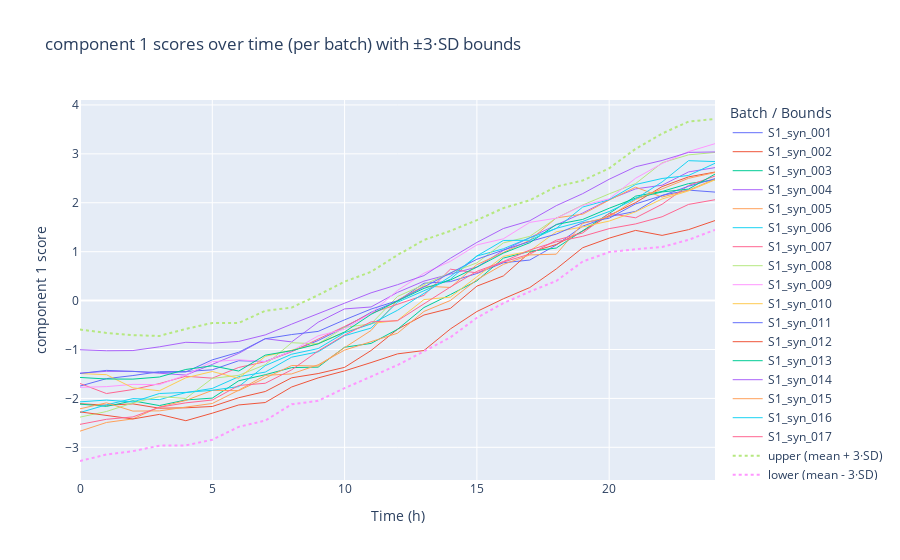
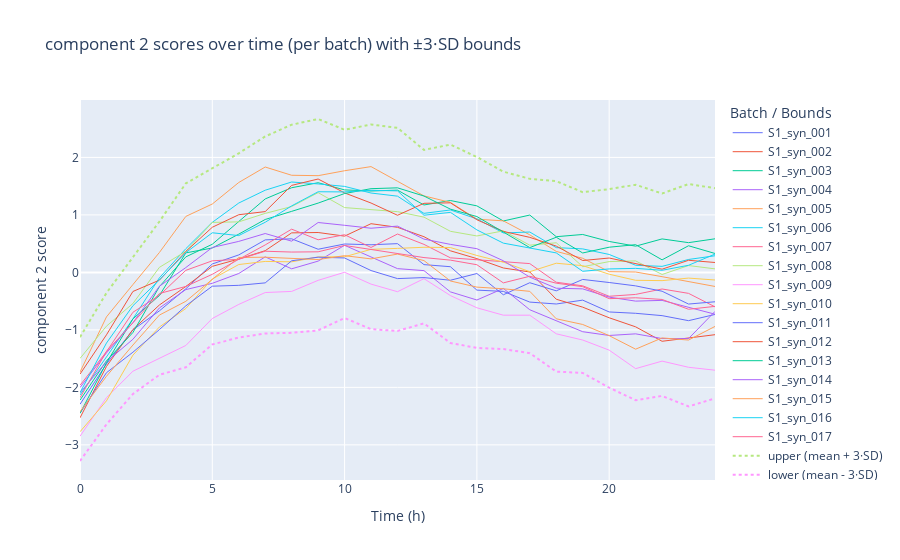
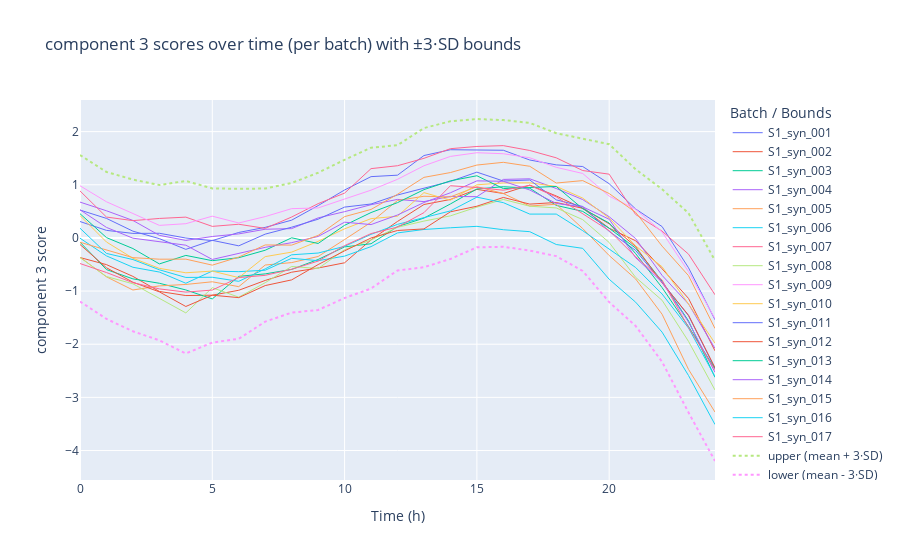

Source (notebook cell) for these figures, in order:
### Code cell
# Training-only visualization
plot_component_with_bounds(
    bem_model["X_T_train"],
    bem_model["summary_df"],
    components=3
)

### Figure 1 — Plotly figure (JSON) as saved in the notebook; plotly's stock layout.template omitted (floating-point values rounded to 4 significant figures)
{"data": [{"hovertemplate": "time: %{x}<br>score: %{y}<extra>S1_syn_001</extra>", "line": {"width": 1}, "mode": "lines", "name": "S1_syn_001", "type": "scatter", "x": [0, 1, 2, 3, 4, 5, 6, 7, 8, 9, 10, 11, 12, 13, 14, 15, 16, 17, 18, 19, 20, 21, 22, 23, 24], "y": [-1.748, -1.596, -1.533, -1.454, -1.45, -1.415, -1.229, -1.245, -1.036, -0.8165, -0.5453, -0.2404, -0.009423, 0.3554, 0.3884, 0.5533, 0.7737, 0.8292, 1.137, 1.523, 1.716, 1.825, 2.151, 2.259, 2.218]}, {"hovertemplate": "time: %{x}<br>score: %{y}<extra>S1_syn_002</extra>", "line": {"width": 1}, "mode": "lines", "name": "S1_syn_002", "type": "scatter", "x": [0, 1, 2, 3, 4, 5, 6, 7, 8, 9, 10, 11, 12, 13, 14, 15, 16, 17, 18, 19, 20, 21, 22, 23, 24], "y": [-2.109, -2.139, -2.112, -2.2, -2.192, -2.165, -1.986, -1.859, -1.578, -1.492, -1.365, -1.021, -0.5872, -0.295, -0.1591, 0.2953, 0.504, 0.9846, 1.147, 1.42, 1.74, 2.003, 2.331, 2.529, 2.628]}, {"hovertemplate": "time: %{x}<br>score: %{y}<extra>S1_syn_003</extra>", "line": {"width": 1}, "mode": "lines", "name": "S1_syn_003", "type": "scatter", "x": [0, 1, 2, 3, 4, 5, 6, 7, 8, 9, 10, 11, 12, 13, 14, 15, 16, 17, 18, 19, 20, 21, 22, 23, 24], "y": [-2.116, -2.163, -2.049, -2.147, -2.031, -1.994, -1.639, -1.516, -1.371, -1.36, -0.9535, -0.8753, -0.5875, -0.1419, 0.1233, 0.4038, 0.868, 1.008, 1.074, 1.424, 1.781, 2.136, 2.231, 2.392, 2.47]}, {"hovertemplate": "time: %{x}<br>score: %{y}<extra>S1_syn_004</extra>", "line": {"width": 1}, "mode": "lines", "name": "S1_syn_004", "type": "scatter", "x": [0, 1, 2, 3, 4, 5, 6, 7, 8, 9, 10, 11, 12, 13, 14, 15, 16, 17, 18, 19, 20, 21, 22, 23, 24], "y": [-1.483, -1.447, -1.447, -1.491, -1.523, -1.304, -1.078, -0.7788, -0.8447, -0.4425, -0.1702, -0.1306, 0.1673, 0.3983, 0.5434, 0.6861, 1.025, 1.295, 1.548, 1.791, 2.067, 2.285, 2.359, 2.631, 2.719]}, {"hovertemplate": "time: %{x}<br>score: %{y}<extra>S1_syn_005</extra>", "line": {"width": 1}, "mode": "lines", "name": "S1_syn_005", "type": "scatter", "x": [0, 1, 2, 3, 4, 5, 6, 7, 8, 9, 10, 11, 12, 13, 14, 15, 16, 17, 18, 19, 20, 21, 22, 23, 24], "y": [-2.67, -2.492, -2.419, -2.177, -2.041, -1.836, -1.841, -1.589, -1.327, -1.338, -0.9618, -0.6116, 0.009704, 0.2972, 0.2686, 0.7353, 0.9838, 1.232, 1.691, 1.767, 2.055, 2.319, 2.117, 2.258, 2.483]}, {"hovertemplate": "time: %{x}<br>score: %{y}<extra>S1_syn_006</extra>", "line": {"width": 1}, "mode": "lines", "name": "S1_syn_006", "type": "scatter", "x": [0, 1, 2, 3, 4, 5, 6, 7, 8, 9, 10, 11, 12, 13, 14, 15, 16, 17, 18, 19, 20, 21, 22, 23, 24], "y": [-2.289, -2.131, -2.003, -2.025, -1.881, -1.796, -1.556, -1.462, -1.157, -1.048, -0.7175, -0.562, -0.03381, 0.2072, 0.4371, 0.9109, 1.059, 1.284, 1.475, 1.913, 2.063, 2.374, 2.497, 2.559, 2.808]}, {"hovertemplate": "time: %{x}<br>score: %{y}<extra>S1_syn_007</extra>", "line": {"width": 1}, "mode": "lines", "name": "S1_syn_007", "type": "scatter", "x": [0, 1, 2, 3, 4, 5, 6, 7, 8, 9, 10, 11, 12, 13, 14, 15, 16, 17, 18, 19, 20, 21, 22, 23, 24], "y": [-1.695, -1.9, -1.818, -1.697, -1.547, -1.586, -1.367, -1.25, -1.046, -0.7939, -0.5287, -0.2587, -0.07951, 0.1078, 0.642, 0.567, 0.7897, 0.9497, 1.235, 1.383, 1.782, 1.693, 1.97, 2.354, 2.547]}, {"hovertemplate": "time: %{x}<br>score: %{y}<extra>S1_syn_008</extra>", "line": {"width": 1}, "mode": "lines", "name": "S1_syn_008", "type": "scatter", "x": [0, 1, 2, 3, 4, 5, 6, 7, 8, 9, 10, 11, 12, 13, 14, 15, 16, 17, 18, 19, 20, 21, 22, 23, 24], "y": [-2.383, -2.268, -2.091, -1.963, -2.001, -1.59, -1.528, -1.311, -0.8608, -0.8861, -0.5464, -0.476, 0.08459, 0.3336, 0.5675, 0.7711, 1.179, 1.314, 1.687, 1.954, 2.182, 2.393, 2.818, 2.98, 3.028]}, {"hovertemplate": "time: %{x}<br>score: %{y}<extra>S1_syn_009</extra>", "line": {"width": 1}, "mode": "lines", "name": "S1_syn_009", "type": "scatter", "x": [0, 1, 2, 3, 4, 5, 6, 7, 8, 9, 10, 11, 12, 13, 14, 15, 16, 17, 18, 19, 20, 21, 22, 23, 24], "y": [-1.774, -1.759, -1.713, -1.718, -1.52, -1.249, -1.21, -1.248, -1.032, -0.721, -0.5845, -0.2592, 0.2081, 0.5589, 0.8034, 1.139, 1.263, 1.599, 1.685, 1.946, 2.081, 2.501, 2.803, 3.046, 3.209]}, {"hovertemplate": "time: %{x}<br>score: %{y}<extra>S1_syn_010</extra>", "line": {"width": 1}, "mode": "lines", "name": "S1_syn_010", "type": "scatter", "x": [0, 1, 2, 3, 4, 5, 6, 7, 8, 9, 10, 11, 12, 13, 14, 15, 16, 17, 18, 19, 20, 21, 22, 23, 24], "y": [-1.491, -1.515, -1.785, -1.844, -1.578, -1.45, -1.589, -1.14, -1.014, -0.8783, -0.6505, -0.4692, -0.4059, 0.0208, 0.07116, 0.4948, 0.9034, 1.014, 1.406, 1.507, 1.626, 1.817, 2.078, 2.243, 2.468]}, {"hovertemplate": "time: %{x}<br>score: %{y}<extra>S1_syn_011</extra>", "line": {"width": 1}, "mode": "lines", "name": "S1_syn_011", "type": "scatter", "x": [0, 1, 2, 3, 4, 5, 6, 7, 8, 9, 10, 11, 12, 13, 14, 15, 16, 17, 18, 19, 20, 21, 22, 23, 24], "y": [-1.491, -1.427, -1.448, -1.468, -1.459, -1.212, -1.056, -0.7801, -0.6941, -0.63, -0.3933, -0.1737, -0.001735, 0.2758, 0.5641, 0.845, 1.033, 1.209, 1.36, 1.592, 1.684, 1.977, 2.145, 2.338, 2.493]}, {"hovertemplate": "time: %{x}<br>score: %{y}<extra>S1_syn_012</extra>", "line": {"width": 1}, "mode": "lines", "name": "S1_syn_012", "type": "scatter", "x": [0, 1, 2, 3, 4, 5, 6, 7, 8, 9, 10, 11, 12, 13, 14, 15, 16, 17, 18, 19, 20, 21, 22, 23, 24], "y": [-2.275, -2.352, -2.421, -2.326, -2.456, -2.302, -2.133, -2.084, -1.767, -1.581, -1.437, -1.268, -1.089, -1.021, -0.5793, -0.2236, 0.03653, 0.2667, 0.6474, 1.081, 1.277, 1.435, 1.333, 1.451, 1.636]}, {"hovertemplate": "time: %{x}<br>score: %{y}<extra>S1_syn_013</extra>", "line": {"width": 1}, "mode": "lines", "name": "S1_syn_013", "type": "scatter", "x": [0, 1, 2, 3, 4, 5, 6, 7, 8, 9, 10, 11, 12, 13, 14, 15, 16, 17, 18, 19, 20, 21, 22, 23, 24], "y": [-1.571, -1.603, -1.606, -1.562, -1.408, -1.333, -1.441, -1.116, -1.024, -0.8837, -0.6417, -0.282, -0.009173, 0.2498, 0.4215, 0.6845, 0.9701, 1.184, 1.557, 1.66, 1.888, 2.096, 2.222, 2.28, 2.586]}, {"hovertemplate": "time: %{x}<br>score: %{y}<extra>S1_syn_014</extra>", "line": {"width": 1}, "mode": "lines", "name": "S1_syn_014", "type": "scatter", "x": [0, 1, 2, 3, 4, 5, 6, 7, 8, 9, 10, 11, 12, 13, 14, 15, 16, 17, 18, 19, 20, 21, 22, 23, 24], "y": [-1.004, -1.025, -1.022, -0.9456, -0.853, -0.8693, -0.8352, -0.7018, -0.4814, -0.2746, -0.05324, 0.1585, 0.3251, 0.5111, 0.8654, 1.189, 1.473, 1.633, 1.941, 2.187, 2.481, 2.736, 2.866, 3.03, 3.039]}, {"hovertemplate": "time: %{x}<br>score: %{y}<extra>S1_syn_015</extra>", "line": {"width": 1}, "mode": "lines", "name": "S1_syn_015", "type": "scatter", "x": [0, 1, 2, 3, 4, 5, 6, 7, 8, 9, 10, 11, 12, 13, 14, 15, 16, 17, 18, 19, 20, 21, 22, 23, 24], "y": [-2.212, -2.09, -2.259, -2.255, -2.178, -2.104, -1.832, -1.529, -1.499, -1.313, -1.012, -0.8366, -0.6671, -0.2218, 0.002671, 0.4278, 0.7397, 0.934, 0.9486, 1.578, 1.715, 2.068, 2.28, 2.5, 2.619]}, {"hovertemplate": "time: %{x}<br>score: %{y}<extra>S1_syn_016</extra>", "line": {"width": 1}, "mode": "lines", "name": "S1_syn_016", "type": "scatter", "x": [0, 1, 2, 3, 4, 5, 6, 7, 8, 9, 10, 11, 12, 13, 14, 15, 16, 17, 18, 19, 20, 21, 22, 23, 24], "y": [-2.07, -2.034, -2.073, -1.9, -1.877, -1.834, -1.758, -1.33, -1.096, -0.9812, -0.6586, -0.4788, -0.1977, 0.1434, 0.4931, 0.9125, 1.229, 1.234, 1.478, 1.618, 1.822, 2.08, 2.426, 2.861, 2.842]}, {"hovertemplate": "time: %{x}<br>score: %{y}<extra>S1_syn_017</extra>", "line": {"width": 1}, "mode": "lines", "name": "S1_syn_017", "type": "scatter", "x": [0, 1, 2, 3, 4, 5, 6, 7, 8, 9, 10, 11, 12, 13, 14, 15, 16, 17, 18, 19, 20, 21, 22, 23, 24], "y": [-2.531, -2.427, -2.378, -2.181, -2.091, -2.033, -1.735, -1.69, -1.416, -1.03, -0.7051, -0.4342, -0.412, -0.06908, 0.2784, 0.5982, 0.7977, 1.035, 1.203, 1.315, 1.471, 1.568, 1.714, 1.966, 2.062]}, {"hovertemplate": "time: %{x}<br>upper: %{y}<extra></extra>", "line": {"dash": "dot"}, "mode": "lines", "name": "upper (mean + 3·SD)", "type": "scatter", "x": [0, 1, 2, 3, 4, 5, 6, 7, 8, 9, 10, 11, 12, 13, 14, 15, 16, 17, 18, 19, 20, 21, 22, 23, 24], "y": [-0.5922, -0.6614, -0.7071, -0.7227, -0.5797, -0.4571, -0.4558, -0.2084, -0.1434, 0.1122, 0.3873, 0.5879, 0.9322, 1.239, 1.425, 1.644, 1.891, 2.052, 2.331, 2.455, 2.706, 3.103, 3.415, 3.661, 3.713]}, {"hovertemplate": "time: %{x}<br>lower: %{y}<extra></extra>", "line": {"dash": "dot"}, "mode": "lines", "name": "lower (mean - 3·SD)", "type": "scatter", "x": [0, 1, 2, 3, 4, 5, 6, 7, 8, 9, 10, 11, 12, 13, 14, 15, 16, 17, 18, 19, 20, 21, 22, 23, 24], "y": [-3.28, -3.147, -3.078, -2.966, -2.96, -2.845, -2.581, -2.454, -2.121, -2.05, -1.79, -1.555, -1.319, -1.038, -0.7505, -0.3516, -0.05236, 0.1839, 0.4007, 0.7989, 0.992, 1.05, 1.095, 1.242, 1.446]}], "layout": {"legend": {"title": {"text": "Batch / Bounds"}}, "title": {"text": "component 1 scores over time (per batch) with ±3·SD bounds"}, "xaxis": {"title": {"text": "Time (h)"}}, "yaxis": {"title": {"text": "component 1 score"}}}}

### Figure 2 — Plotly figure (JSON) as saved in the notebook; plotly's stock layout.template omitted (floating-point values rounded to 4 significant figures)
{"data": [{"hovertemplate": "time: %{x}<br>score: %{y}<extra>S1_syn_001</extra>", "line": {"width": 1}, "mode": "lines", "name": "S1_syn_001", "type": "scatter", "x": [0, 1, 2, 3, 4, 5, 6, 7, 8, 9, 10, 11, 12, 13, 14, 15, 16, 17, 18, 19, 20, 21, 22, 23, 24], "y": [-2.294, -1.593, -0.999, -0.6697, -0.2852, 0.1463, 0.3038, 0.5654, 0.584, 0.4026, 0.494, 0.4805, 0.4999, 0.1351, 0.09878, -0.3083, -0.3305, -0.5167, -0.5496, -0.4827, -0.6884, -0.7118, -0.7522, -0.8399, -0.7315]}, {"hovertemplate": "time: %{x}<br>score: %{y}<extra>S1_syn_002</extra>", "line": {"width": 1}, "mode": "lines", "name": "S1_syn_002", "type": "scatter", "x": [0, 1, 2, 3, 4, 5, 6, 7, 8, 9, 10, 11, 12, 13, 14, 15, 16, 17, 18, 19, 20, 21, 22, 23, 24], "y": [-2.53, -1.636, -0.9934, -0.5673, -0.2453, 0.1053, 0.2318, 0.3778, 0.6874, 0.6936, 0.6305, 0.847, 0.784, 0.621, 0.3753, 0.2393, 0.07675, 0.006529, -0.4668, -0.6049, -0.7895, -0.9471, -1.198, -1.147, -1.084]}, {"hovertemplate": "time: %{x}<br>score: %{y}<extra>S1_syn_003</extra>", "line": {"width": 1}, "mode": "lines", "name": "S1_syn_003", "type": "scatter", "x": [0, 1, 2, 3, 4, 5, 6, 7, 8, 9, 10, 11, 12, 13, 14, 15, 16, 17, 18, 19, 20, 21, 22, 23, 24], "y": [-2.223, -1.538, -1.046, -0.2483, 0.2698, 0.4892, 0.885, 1.278, 1.473, 1.56, 1.435, 1.416, 1.431, 1.173, 1.25, 1.157, 0.8943, 0.9974, 0.621, 0.6594, 0.538, 0.456, 0.5824, 0.5172, 0.5842]}, {"hovertemplate": "time: %{x}<br>score: %{y}<extra>S1_syn_004</extra>", "line": {"width": 1}, "mode": "lines", "name": "S1_syn_004", "type": "scatter", "x": [0, 1, 2, 3, 4, 5, 6, 7, 8, 9, 10, 11, 12, 13, 14, 15, 16, 17, 18, 19, 20, 21, 22, 23, 24], "y": [-2.093, -1.555, -1.163, -0.6189, -0.2991, -0.1902, -0.01926, 0.2699, 0.06229, 0.1963, 0.4713, 0.2657, 0.06524, 0.03082, -0.3392, -0.4804, -0.2792, -0.6501, -0.8418, -1.032, -1.097, -1.069, -1.151, -1.152, -0.6789]}, {"hovertemplate": "time: %{x}<br>score: %{y}<extra>S1_syn_005</extra>", "line": {"width": 1}, "mode": "lines", "name": "S1_syn_005", "type": "scatter", "x": [0, 1, 2, 3, 4, 5, 6, 7, 8, 9, 10, 11, 12, 13, 14, 15, 16, 17, 18, 19, 20, 21, 22, 23, 24], "y": [-1.734, -0.7743, -0.2121, 0.3456, 0.9736, 1.189, 1.564, 1.833, 1.689, 1.683, 1.768, 1.84, 1.585, 1.331, 1.217, 0.9254, 0.8965, 0.6534, 0.3648, 0.2453, 0.01228, 0.006833, -0.07462, -0.1663, -0.2448]}, {"hovertemplate": "time: %{x}<br>score: %{y}<extra>S1_syn_006</extra>", "line": {"width": 1}, "mode": "lines", "name": "S1_syn_006", "type": "scatter", "x": [0, 1, 2, 3, 4, 5, 6, 7, 8, 9, 10, 11, 12, 13, 14, 15, 16, 17, 18, 19, 20, 21, 22, 23, 24], "y": [-2.133, -1.471, -0.8087, -0.095, 0.4121, 0.8702, 1.206, 1.429, 1.572, 1.539, 1.496, 1.38, 1.326, 1.027, 1.086, 0.9316, 0.6858, 0.7021, 0.4309, 0.4087, 0.3121, 0.1239, 0.1048, 0.2245, 0.289]}, {"hovertemplate": "time: %{x}<br>score: %{y}<extra>S1_syn_007</extra>", "line": {"width": 1}, "mode": "lines", "name": "S1_syn_007", "type": "scatter", "x": [0, 1, 2, 3, 4, 5, 6, 7, 8, 9, 10, 11, 12, 13, 14, 15, 16, 17, 18, 19, 20, 21, 22, 23, 24], "y": [-1.963, -1.38, -0.694, -0.3995, 0.03583, 0.2012, 0.2271, 0.4779, 0.752, 0.5674, 0.655, 0.4337, 0.6673, 0.4875, 0.2533, 0.2237, 0.1857, 0.1529, -0.171, -0.2335, -0.4155, -0.3831, -0.2887, -0.3648, -0.5992]}, {"hovertemplate": "time: %{x}<br>score: %{y}<extra>S1_syn_008</extra>", "line": {"width": 1}, "mode": "lines", "name": "S1_syn_008", "type": "scatter", "x": [0, 1, 2, 3, 4, 5, 6, 7, 8, 9, 10, 11, 12, 13, 14, 15, 16, 17, 18, 19, 20, 21, 22, 23, 24], "y": [-1.497, -0.9351, -0.5415, 0.08735, 0.367, 0.8692, 0.8787, 1.026, 1.145, 1.387, 1.127, 1.09, 1.056, 0.9608, 0.7145, 0.6337, 0.7228, 0.473, 0.5152, 0.09885, 0.1877, 0.2002, -0.03666, 0.1191, 0.06138]}, {"hovertemplate": "time: %{x}<br>score: %{y}<extra>S1_syn_009</extra>", "line": {"width": 1}, "mode": "lines", "name": "S1_syn_009", "type": "scatter", "x": [0, 1, 2, 3, 4, 5, 6, 7, 8, 9, 10, 11, 12, 13, 14, 15, 16, 17, 18, 19, 20, 21, 22, 23, 24], "y": [-2.85, -2.179, -1.719, -1.494, -1.271, -0.802, -0.5568, -0.3505, -0.3308, -0.1381, 0.002088, -0.2039, -0.336, -0.1092, -0.4029, -0.6158, -0.7444, -0.7448, -1.068, -1.177, -1.352, -1.674, -1.543, -1.651, -1.701]}, {"hovertemplate": "time: %{x}<br>score: %{y}<extra>S1_syn_010</extra>", "line": {"width": 1}, "mode": "lines", "name": "S1_syn_010", "type": "scatter", "x": [0, 1, 2, 3, 4, 5, 6, 7, 8, 9, 10, 11, 12, 13, 14, 15, 16, 17, 18, 19, 20, 21, 22, 23, 24], "y": [-2.772, -2.235, -1.44, -0.9505, -0.6282, -0.115, 0.1366, 0.1907, 0.1839, 0.2691, 0.2716, 0.4005, 0.4174, 0.4367, 0.4319, 0.2943, 0.1783, 0.0119, 0.1594, 0.1171, -0.03174, -0.1378, -0.1436, -0.09922, -0.1326]}, {"hovertemplate": "time: %{x}<br>score: %{y}<extra>S1_syn_011</extra>", "line": {"width": 1}, "mode": "lines", "name": "S1_syn_011", "type": "scatter", "x": [0, 1, 2, 3, 4, 5, 6, 7, 8, 9, 10, 11, 12, 13, 14, 15, 16, 17, 18, 19, 20, 21, 22, 23, 24], "y": [-2.448, -1.745, -1.389, -0.9953, -0.582, -0.24, -0.225, -0.1826, 0.2021, 0.2645, 0.2508, 0.03173, -0.108, -0.09025, -0.1367, -0.0198, -0.3894, -0.1797, -0.3206, -0.1228, -0.176, -0.2345, -0.3276, -0.5509, -0.511]}, {"hovertemplate": "time: %{x}<br>score: %{y}<extra>S1_syn_012</extra>", "line": {"width": 1}, "mode": "lines", "name": "S1_syn_012", "type": "scatter", "x": [0, 1, 2, 3, 4, 5, 6, 7, 8, 9, 10, 11, 12, 13, 14, 15, 16, 17, 18, 19, 20, 21, 22, 23, 24], "y": [-1.769, -1.086, -0.3321, -0.1355, 0.3636, 0.7848, 1.003, 1.057, 1.513, 1.624, 1.382, 1.207, 0.9933, 1.202, 1.21, 0.9151, 0.7134, 0.6092, 0.4576, 0.2065, 0.2499, 0.152, 0.05539, 0.2104, 0.1722]}, {"hovertemplate": "time: %{x}<br>score: %{y}<extra>S1_syn_013</extra>", "line": {"width": 1}, "mode": "lines", "name": "S1_syn_013", "type": "scatter", "x": [0, 1, 2, 3, 4, 5, 6, 7, 8, 9, 10, 11, 12, 13, 14, 15, 16, 17, 18, 19, 20, 21, 22, 23, 24], "y": [-2.453, -1.574, -0.8088, -0.4029, 0.3397, 0.424, 0.6659, 0.9203, 1.062, 1.205, 1.372, 1.456, 1.471, 1.328, 1.1, 0.9712, 0.7018, 0.4312, 0.6112, 0.3379, 0.438, 0.4819, 0.2183, 0.4634, 0.329]}, {"hovertemplate": "time: %{x}<br>score: %{y}<extra>S1_syn_014</extra>", "line": {"width": 1}, "mode": "lines", "name": "S1_syn_014", "type": "scatter", "x": [0, 1, 2, 3, 4, 5, 6, 7, 8, 9, 10, 11, 12, 13, 14, 15, 16, 17, 18, 19, 20, 21, 22, 23, 24], "y": [-2.003, -1.401, -0.8754, -0.2419, 0.08395, 0.4333, 0.539, 0.676, 0.5432, 0.8677, 0.8189, 0.7682, 0.8049, 0.5788, 0.487, 0.412, 0.2023, -0.08262, -0.2755, -0.2867, -0.4305, -0.4997, -0.487, -0.6134, -0.7275]}, {"hovertemplate": "time: %{x}<br>score: %{y}<extra>S1_syn_015</extra>", "line": {"width": 1}, "mode": "lines", "name": "S1_syn_015", "type": "scatter", "x": [0, 1, 2, 3, 4, 5, 6, 7, 8, 9, 10, 11, 12, 13, 14, 15, 16, 17, 18, 19, 20, 21, 22, 23, 24], "y": [-2.424, -1.807, -1.264, -0.7428, -0.5029, -0.1193, 0.2596, 0.2641, 0.2491, 0.2232, 0.2907, 0.235, 0.3184, 0.2055, -0.1494, -0.2561, -0.2852, -0.3297, -0.8068, -0.9061, -1.1, -1.336, -1.14, -1.177, -0.9401]}, {"hovertemplate": "time: %{x}<br>score: %{y}<extra>S1_syn_016</extra>", "line": {"width": 1}, "mode": "lines", "name": "S1_syn_016", "type": "scatter", "x": [0, 1, 2, 3, 4, 5, 6, 7, 8, 9, 10, 11, 12, 13, 14, 15, 16, 17, 18, 19, 20, 21, 22, 23, 24], "y": [-2.092, -1.23, -0.5797, -0.1313, 0.3435, 0.6891, 0.6402, 0.8721, 1.157, 1.403, 1.4, 1.428, 1.418, 0.9945, 1.044, 0.7392, 0.5087, 0.4249, 0.3386, 0.0193, 0.06012, 0.07006, 0.03681, 0.1236, 0.3185]}, {"hovertemplate": "time: %{x}<br>score: %{y}<extra>S1_syn_017</extra>", "line": {"width": 1}, "mode": "lines", "name": "S1_syn_017", "type": "scatter", "x": [0, 1, 2, 3, 4, 5, 6, 7, 8, 9, 10, 11, 12, 13, 14, 15, 16, 17, 18, 19, 20, 21, 22, 23, 24], "y": [-2.181, -1.373, -0.8767, -0.3677, -0.2442, -0.03317, 0.2274, 0.3683, 0.3536, 0.3579, 0.4687, 0.3963, 0.3248, 0.2577, 0.2132, 0.1334, -0.1827, -0.06719, -0.1883, -0.2481, -0.4569, -0.4416, -0.4707, -0.6417, -0.5911]}, {"hovertemplate": "time: %{x}<br>upper: %{y}<extra></extra>", "line": {"dash": "dot"}, "mode": "lines", "name": "upper (mean + 3·SD)", "type": "scatter", "x": [0, 1, 2, 3, 4, 5, 6, 7, 8, 9, 10, 11, 12, 13, 14, 15, 16, 17, 18, 19, 20, 21, 22, 23, 24], "y": [-1.126, -0.3576, 0.2641, 0.8842, 1.548, 1.807, 2.072, 2.365, 2.569, 2.668, 2.48, 2.573, 2.515, 2.13, 2.223, 2.007, 1.752, 1.627, 1.586, 1.396, 1.447, 1.525, 1.372, 1.537, 1.464]}, {"hovertemplate": "time: %{x}<br>lower: %{y}<extra></extra>", "line": {"dash": "dot"}, "mode": "lines", "name": "lower (mean - 3·SD)", "type": "scatter", "x": [0, 1, 2, 3, 4, 5, 6, 7, 8, 9, 10, 11, 12, 13, 14, 15, 16, 17, 18, 19, 20, 21, 22, 23, 24], "y": [-3.281, -2.644, -2.116, -1.782, -1.651, -1.254, -1.134, -1.062, -1.051, -1.009, -0.7939, -0.988, -1.018, -0.887, -1.229, -1.313, -1.334, -1.405, -1.726, -1.749, -2.005, -2.224, -2.15, -2.331, -2.192]}], "layout": {"legend": {"title": {"text": "Batch / Bounds"}}, "title": {"text": "component 2 scores over time (per batch) with ±3·SD bounds"}, "xaxis": {"title": {"text": "Time (h)"}}, "yaxis": {"title": {"text": "component 2 score"}}}}

### Figure 3 — Plotly figure (JSON) as saved in the notebook; plotly's stock layout.template omitted (floating-point values rounded to 4 significant figures)
{"data": [{"hovertemplate": "time: %{x}<br>score: %{y}<extra>S1_syn_001</extra>", "line": {"width": 1}, "mode": "lines", "name": "S1_syn_001", "type": "scatter", "x": [0, 1, 2, 3, 4, 5, 6, 7, 8, 9, 10, 11, 12, 13, 14, 15, 16, 17, 18, 19, 20, 21, 22, 23, 24], "y": [0.3084, 0.142, 0.08496, 0.08735, -0.002188, -0.05091, 0.1028, 0.1983, 0.334, 0.6081, 0.902, 1.153, 1.18, 1.55, 1.659, 1.65, 1.649, 1.465, 1.374, 1.344, 1.02, 0.5441, 0.2134, -0.5621, -1.54]}, {"hovertemplate": "time: %{x}<br>score: %{y}<extra>S1_syn_002</extra>", "line": {"width": 1}, "mode": "lines", "name": "S1_syn_002", "type": "scatter", "x": [0, 1, 2, 3, 4, 5, 6, 7, 8, 9, 10, 11, 12, 13, 14, 15, 16, 17, 18, 19, 20, 21, 22, 23, 24], "y": [-0.3694, -0.5024, -0.7239, -1.007, -1.084, -1.078, -0.985, -0.8002, -0.6452, -0.5662, -0.4681, -0.0363, 0.3096, 0.6286, 0.7232, 0.9135, 0.8356, 0.9931, 0.7891, 0.5578, 0.1825, -0.05356, -0.58, -1.139, -2.125]}, {"hovertemplate": "time: %{x}<br>score: %{y}<extra>S1_syn_003</extra>", "line": {"width": 1}, "mode": "lines", "name": "S1_syn_003", "type": "scatter", "x": [0, 1, 2, 3, 4, 5, 6, 7, 8, 9, 10, 11, 12, 13, 14, 15, 16, 17, 18, 19, 20, 21, 22, 23, 24], "y": [-0.08107, -0.596, -0.7703, -0.8536, -0.9788, -1.148, -0.723, -0.6768, -0.5928, -0.4058, -0.1691, -0.1097, 0.2125, 0.3727, 0.6391, 0.9205, 0.9634, 0.935, 0.6115, 0.4996, 0.181, -0.1922, -0.8145, -1.562, -2.623]}, {"hovertemplate": "time: %{x}<br>score: %{y}<extra>S1_syn_004</extra>", "line": {"width": 1}, "mode": "lines", "name": "S1_syn_004", "type": "scatter", "x": [0, 1, 2, 3, 4, 5, 6, 7, 8, 9, 10, 11, 12, 13, 14, 15, 16, 17, 18, 19, 20, 21, 22, 23, 24], "y": [0.6737, 0.5104, 0.3285, 0.04793, -0.04722, 0.02672, 0.0756, 0.163, 0.1748, 0.3768, 0.4938, 0.6251, 0.7244, 0.6832, 0.7813, 0.7755, 1.1, 1.112, 0.9295, 0.7211, 0.3982, -0.01243, -0.7049, -1.244, -2.081]}, {"hovertemplate": "time: %{x}<br>score: %{y}<extra>S1_syn_005</extra>", "line": {"width": 1}, "mode": "lines", "name": "S1_syn_005", "type": "scatter", "x": [0, 1, 2, 3, 4, 5, 6, 7, 8, 9, 10, 11, 12, 13, 14, 15, 16, 17, 18, 19, 20, 21, 22, 23, 24], "y": [-0.3631, -0.732, -0.9801, -0.9024, -0.8757, -0.8252, -0.9169, -0.5101, -0.4643, -0.35, -0.03069, 0.2941, 0.704, 0.7837, 0.7713, 0.9642, 0.8348, 0.5998, 0.6334, 0.1761, -0.3309, -0.7722, -1.435, -2.474, -3.277]}, {"hovertemplate": "time: %{x}<br>score: %{y}<extra>S1_syn_006</extra>", "line": {"width": 1}, "mode": "lines", "name": "S1_syn_006", "type": "scatter", "x": [0, 1, 2, 3, 4, 5, 6, 7, 8, 9, 10, 11, 12, 13, 14, 15, 16, 17, 18, 19, 20, 21, 22, 23, 24], "y": [-0.005476, -0.338, -0.552, -0.6422, -0.853, -0.6238, -0.635, -0.6078, -0.3836, -0.4284, -0.3424, -0.1636, 0.09398, 0.1586, 0.1907, 0.2178, 0.1541, 0.1173, -0.1239, -0.196, -0.7778, -1.209, -1.773, -2.59, -3.511]}, {"hovertemplate": "time: %{x}<br>score: %{y}<extra>S1_syn_007</extra>", "line": {"width": 1}, "mode": "lines", "name": "S1_syn_007", "type": "scatter", "x": [0, 1, 2, 3, 4, 5, 6, 7, 8, 9, 10, 11, 12, 13, 14, 15, 16, 17, 18, 19, 20, 21, 22, 23, 24], "y": [0.8841, 0.3922, 0.325, 0.3661, 0.391, 0.217, 0.2568, 0.1793, 0.3933, 0.6447, 0.8427, 1.303, 1.358, 1.497, 1.679, 1.72, 1.736, 1.645, 1.507, 1.268, 1.199, 0.4413, 0.1267, -0.3056, -1.07]}, {"hovertemplate": "time: %{x}<br>score: %{y}<extra>S1_syn_008</extra>", "line": {"width": 1}, "mode": "lines", "name": "S1_syn_008", "type": "scatter", "x": [0, 1, 2, 3, 4, 5, 6, 7, 8, 9, 10, 11, 12, 13, 14, 15, 16, 17, 18, 19, 20, 21, 22, 23, 24], "y": [-0.3703, -0.7267, -0.8634, -1.131, -1.411, -0.9365, -1.115, -0.8424, -0.5377, -0.576, -0.2224, -0.0394, 0.2004, 0.3165, 0.4148, 0.5793, 0.724, 0.5961, 0.564, 0.3438, -0.08581, -0.742, -1.173, -1.948, -2.862]}, {"hovertemplate": "time: %{x}<br>score: %{y}<extra>S1_syn_009</extra>", "line": {"width": 1}, "mode": "lines", "name": "S1_syn_009", "type": "scatter", "x": [0, 1, 2, 3, 4, 5, 6, 7, 8, 9, 10, 11, 12, 13, 14, 15, 16, 17, 18, 19, 20, 21, 22, 23, 24], "y": [0.9812, 0.6797, 0.4592, 0.2357, 0.2675, 0.4089, 0.2809, 0.401, 0.5505, 0.5636, 0.7315, 0.8983, 1.103, 1.358, 1.533, 1.603, 1.584, 1.508, 1.328, 1.212, 0.786, 0.5398, 0.1108, -0.6345, -1.52]}, {"hovertemplate": "time: %{x}<br>score: %{y}<extra>S1_syn_010</extra>", "line": {"width": 1}, "mode": "lines", "name": "S1_syn_010", "type": "scatter", "x": [0, 1, 2, 3, 4, 5, 6, 7, 8, 9, 10, 11, 12, 13, 14, 15, 16, 17, 18, 19, 20, 21, 22, 23, 24], "y": [0.4213, -0.07703, -0.3831, -0.5731, -0.6557, -0.624, -0.7474, -0.3522, -0.2671, -0.06511, 0.1705, 0.3625, 0.4082, 0.8523, 0.7103, 0.9992, 1.034, 1.036, 0.9689, 0.7486, 0.3726, -0.15, -0.543, -1.244, -1.981]}, {"hovertemplate": "time: %{x}<br>score: %{y}<extra>S1_syn_011</extra>", "line": {"width": 1}, "mode": "lines", "name": "S1_syn_011", "type": "scatter", "x": [0, 1, 2, 3, 4, 5, 6, 7, 8, 9, 10, 11, 12, 13, 14, 15, 16, 17, 18, 19, 20, 21, 22, 23, 24], "y": [0.5244, 0.367, 0.1268, -0.01384, -0.2154, -0.04546, -0.149, 0.07094, 0.2018, 0.3519, 0.5797, 0.638, 0.8074, 0.9397, 1.063, 1.238, 1.07, 1.089, 0.716, 0.5907, 0.1225, -0.2354, -0.835, -1.464, -2.458]}, {"hovertemplate": "time: %{x}<br>score: %{y}<extra>S1_syn_012</extra>", "line": {"width": 1}, "mode": "lines", "name": "S1_syn_012", "type": "scatter", "x": [0, 1, 2, 3, 4, 5, 6, 7, 8, 9, 10, 11, 12, 13, 14, 15, 16, 17, 18, 19, 20, 21, 22, 23, 24], "y": [-0.1239, -0.5615, -0.8335, -1.015, -1.29, -1.078, -1.124, -0.8966, -0.7895, -0.5016, -0.2433, -0.001008, 0.1397, 0.1694, 0.4911, 0.5965, 0.7613, 0.636, 0.6661, 0.557, 0.2648, -0.1636, -0.8454, -1.454, -2.441]}, {"hovertemplate": "time: %{x}<br>score: %{y}<extra>S1_syn_013</extra>", "line": {"width": 1}, "mode": "lines", "name": "S1_syn_013", "type": "scatter", "x": [0, 1, 2, 3, 4, 5, 6, 7, 8, 9, 10, 11, 12, 13, 14, 15, 16, 17, 18, 19, 20, 21, 22, 23, 24], "y": [0.4556, 0.006049, -0.2004, -0.4894, -0.3295, -0.4284, -0.3724, -0.2319, 0.00196, -0.1047, 0.2369, 0.4772, 0.6635, 0.9084, 1.074, 1.169, 0.9282, 0.9484, 0.968, 0.5492, 0.2801, -0.2953, -0.9348, -1.668, -2.464]}, {"hovertemplate": "time: %{x}<br>score: %{y}<extra>S1_syn_014</extra>", "line": {"width": 1}, "mode": "lines", "name": "S1_syn_014", "type": "scatter", "x": [0, 1, 2, 3, 4, 5, 6, 7, 8, 9, 10, 11, 12, 13, 14, 15, 16, 17, 18, 19, 20, 21, 22, 23, 24], "y": [0.5288, 0.1978, -0.00504, -0.07775, -0.1368, -0.4051, -0.2977, -0.1776, -0.08917, 0.02735, 0.2955, 0.2509, 0.431, 0.6661, 0.8491, 1.073, 1.066, 0.9014, 0.6486, 0.5847, 0.3516, -0.372, -0.8327, -1.583, -2.529]}, {"hovertemplate": "time: %{x}<br>score: %{y}<extra>S1_syn_015</extra>", "line": {"width": 1}, "mode": "lines", "name": "S1_syn_015", "type": "scatter", "x": [0, 1, 2, 3, 4, 5, 6, 7, 8, 9, 10, 11, 12, 13, 14, 15, 16, 17, 18, 19, 20, 21, 22, 23, 24], "y": [-0.08181, -0.2236, -0.3714, -0.4004, -0.3994, -0.5124, -0.3601, -0.1323, -0.1354, 0.04718, 0.4001, 0.5357, 0.8206, 1.139, 1.23, 1.371, 1.422, 1.347, 1.032, 1.078, 0.8347, 0.4814, -0.1546, -0.7105, -1.705]}, {"hovertemplate": "time: %{x}<br>score: %{y}<extra>S1_syn_016</extra>", "line": {"width": 1}, "mode": "lines", "name": "S1_syn_016", "type": "scatter", "x": [0, 1, 2, 3, 4, 5, 6, 7, 8, 9, 10, 11, 12, 13, 14, 15, 16, 17, 18, 19, 20, 21, 22, 23, 24], "y": [0.1826, -0.292, -0.4073, -0.6, -0.7439, -0.7403, -0.8169, -0.5823, -0.3178, -0.2846, -0.1588, 0.06686, 0.2551, 0.3799, 0.5078, 0.7668, 0.6633, 0.448, 0.4485, 0.1362, -0.2163, -0.5565, -1.056, -1.696, -2.611]}, {"hovertemplate": "time: %{x}<br>score: %{y}<extra>S1_syn_017</extra>", "line": {"width": 1}, "mode": "lines", "name": "S1_syn_017", "type": "scatter", "x": [0, 1, 2, 3, 4, 5, 6, 7, 8, 9, 10, 11, 12, 13, 14, 15, 16, 17, 18, 19, 20, 21, 22, 23, 24], "y": [-0.4819, -0.6511, -0.8422, -0.9593, -1.019, -0.9812, -0.7466, -0.7042, -0.5896, -0.436, -0.1449, 0.08171, 0.204, 0.4755, 0.9815, 0.9483, 0.8974, 0.9877, 0.7721, 0.4504, 0.1364, -0.3534, -0.7931, -1.688, -2.481]}, {"hovertemplate": "time: %{x}<br>upper: %{y}<extra></extra>", "line": {"dash": "dot"}, "mode": "lines", "name": "upper (mean + 3·SD)", "type": "scatter", "x": [0, 1, 2, 3, 4, 5, 6, 7, 8, 9, 10, 11, 12, 13, 14, 15, 16, 17, 18, 19, 20, 21, 22, 23, 24], "y": [1.559, 1.241, 1.097, 0.9949, 1.072, 0.9308, 0.9247, 0.9284, 1.034, 1.226, 1.469, 1.697, 1.744, 2.067, 2.195, 2.237, 2.217, 2.164, 1.97, 1.871, 1.763, 1.291, 0.9163, 0.4658, -0.4241]}, {"hovertemplate": "time: %{x}<br>lower: %{y}<extra></extra>", "line": {"dash": "dot"}, "mode": "lines", "name": "lower (mean - 3·SD)", "type": "scatter", "x": [0, 1, 2, 3, 4, 5, 6, 7, 8, 9, 10, 11, 12, 13, 14, 15, 16, 17, 18, 19, 20, 21, 22, 23, 24], "y": [-1.196, -1.524, -1.757, -1.928, -2.175, -1.969, -1.898, -1.576, -1.405, -1.355, -1.131, -0.9517, -0.6129, -0.5514, -0.3956, -0.1777, -0.167, -0.2386, -0.3426, -0.6216, -1.208, -1.656, -2.331, -3.286, -4.197]}], "layout": {"legend": {"title": {"text": "Batch / Bounds"}}, "title": {"text": "component 3 scores over time (per batch) with ±3·SD bounds"}, "xaxis": {"title": {"text": "Time (h)"}}, "yaxis": {"title": {"text": "component 3 score"}}}}
